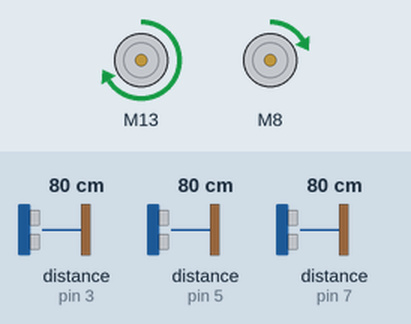
A sketch run on a simulated Arduino Uno, built with avr-gcc and run on an emulated ATmega328P. Parts: 2 × DC motor (green arrow = forward, orange = backward, longer = faster). The inputs (shaded band) are chosen by the test bench; at power-on: distance to the obstacle (sensors on pin 5, pin 7, pin 3) 80 cm. The echo pulse lasts 58.3 µs per cm; what the sketch prints to the serial monitor is not drawn.

Above: at 1.2 s.
1.3 s: distance to the obstacle (sensor on pin 5) set to 2 cm
At 2.5 s:
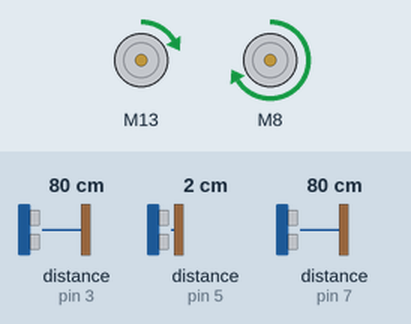
2.8 s: distance to the obstacle (sensor on pin 7) set to 18 cm
4.3 s: distance to the obstacle (sensor on pin 7) set to 14 cm
At 5.5 s:
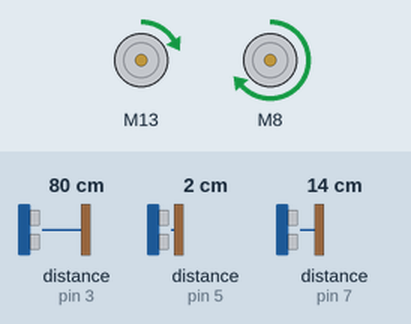
5.8 s: distance to the obstacle (sensor on pin 3) set to 18 cm
At 6.3 s:
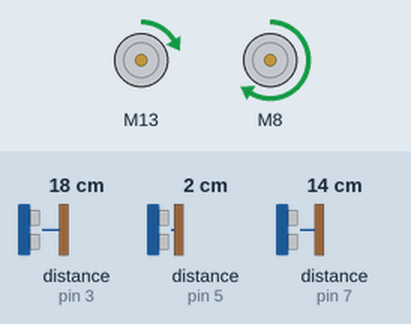
7.3 s: distance to the obstacle (sensor on pin 3) set to 16 cm
At 7.7 s:
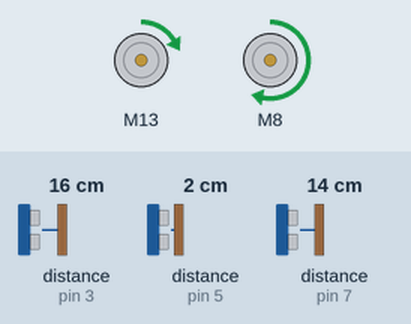
8.8 s: distance to the obstacle (sensor on pin 5) set to 18 cm
At 10.3 s:
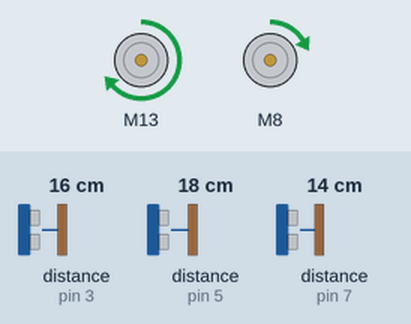
Timing chart, 0 to 11.3 s (numbered marks = the images above; inputs shaded):
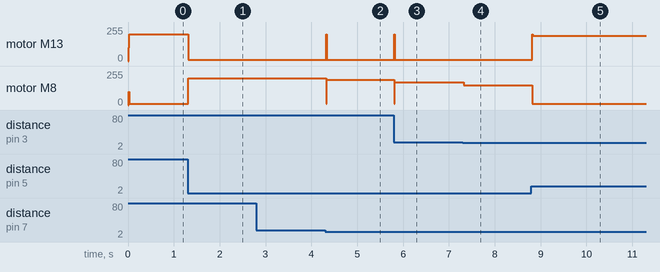

Measured:
- after the input at 1.3 s, motor M13: forward 200/255 → forward 10/255 at once; motor M8: forward 10/255 → forward 200/255 at once
- after the input at 4.3 s, motor M13: forward 10/255 → forward 200/255 at once, → forward 10/255 0.01 s later; motor M8: forward 200/255 → forward 190/255 at once
- after the input at 5.8 s, motor M13: forward 10/255 → forward 200/255 at once, → forward 10/255 0.01 s later; motor M8: forward 190/255 → forward 170/255 at once
- after the input at 7.3 s, motor M8: forward 170/255 → forward 150/255 at once
- after the input at 8.8 s, motor M13: forward 10/255 → forward 190/255 at once; motor M8: forward 150/255 → forward 10/255 at once

The sketch:

newMaze.ino
```cpp
#include "motorControl.h"
#include "ParaLineMode.h"
#include "FuncLineMode.h"
#include "ParaWallMode.h"
#include "FuncWallMode.h"

void setup()
{
  Serial.begin(9600);
}

void loop()
{
  // readSensors_Wall();

  // Serial.println(sensor_Wall[right]); Serial.print(" ");
  Serial.println(sensor_Wall[front]); Serial.println(" ");
	  readSensors_Wall();
// Serial.println(sensor_Wall[left]); Serial.print(" ");
	motorControl_Wall(right);

}
```

FuncLineMode.h
```cpp
#include <Arduino.h>
#define left 0
#define right 1

float error_Line = 0, P_Line = 0, I_Line = 0, D_Line = 0, PID_Line = 0, previousError_Line = 0;
int sensor_Line[5] =
{
  0, 0, 0, 0, 0
};

void readSensors_Line()
{
  sensor_Line[0] = digitalRead(LEFT_FAR);
  sensor_Line[1] = digitalRead(LEFT_NEAR);
  sensor_Line[2] = digitalRead(CENTER);
  sensor_Line[3] = digitalRead(RIGHT_NEAR);
  sensor_Line[4] = digitalRead(RIGHT_FAR);
  if ((sensor_Line[0] == 0) && (sensor_Line[1] == 0) && (sensor_Line[2] == 0) && (sensor_Line[3] == 0) && (sensor_Line[4] == 1))
    error_Line = 4;
  else
    if ((sensor_Line[0] == 0) && (sensor_Line[1] == 0) && (sensor_Line[2] == 0) && (sensor_Line[3] == 1) && (sensor_Line[4] == 1))
      error_Line = 3;
  else
    if ((sensor_Line[0] == 0) && (sensor_Line[1] == 0) && (sensor_Line[2] == 0) && (sensor_Line[3] == 1) && (sensor_Line[4] == 0))
      error_Line = 2;
  else
    if ((sensor_Line[0] == 0) && (sensor_Line[1] == 0) && (sensor_Line[2] == 1) && (sensor_Line[3] == 1) && (sensor_Line[4] == 0))
      error_Line = 1;
  else
    if ((sensor_Line[0] == 0) && (sensor_Line[1] == 0) && (sensor_Line[2] == 1) && (sensor_Line[3] == 0) && (sensor_Line[4] == 0))
      error_Line = 0;
  else
    if ((sensor_Line[0] == 0) && (sensor_Line[1] == 1) && (sensor_Line[2] == 1) && (sensor_Line[3] == 0) && (sensor_Line[4] == 0))
      error_Line = -1;
  else
    if ((sensor_Line[0] == 0) && (sensor_Line[1] == 1) && (sensor_Line[2] == 0) && (sensor_Line[3] == 0) && (sensor_Line[4] == 0))
      error_Line = -2;
  else
    if ((sensor_Line[0] == 1) && (sensor_Line[1] == 1) && (sensor_Line[2] == 0) && (sensor_Line[3] == 0) && (sensor_Line[4] == 0))
      error_Line = -3;
  else
    if ((sensor_Line[0] == 1) && (sensor_Line[1] == 0) && (sensor_Line[2] == 0) && (sensor_Line[3] == 0) && (sensor_Line[4] == 0))
      error_Line = -4;
  else
    if ((sensor_Line[0] == 0) && (sensor_Line[1] == 0) && (sensor_Line[2] == 0) && (sensor_Line[3] == 0) && (sensor_Line[4] == 0))
    {
      if (error_Line == -4)
        error_Line = -5;
      else
        if (error_Line == 4)
          error_Line = 5;
        else
          if(error_Line == 0)
            error_Line = 0;
    }
}

void calculatePID_Line()
{
  P_Line = error_Line;
  I_Line = I_Line + error_Line;
  D_Line = error_Line - previousError_Line;
  PID_Line = (Kp_Line * P_Line) + (Ki_Line * I_Line) + (Kd_Line * D_Line);
  previousError_Line = error_Line;
}

void motorControl_Line()
{
  // Calculating the effective motor speed:
  calculatePID_Line();
  int leftSpeed = initSpeed_Line[left] - PID_Line;
  int rightSpeed = initSpeed_Line[right] + PID_Line;
  // The motor speed should not exceed the max PWM value
  constrain(leftSpeed, minSpeed_Line, maxSpeed_Line);
  constrain(rightSpeed, minSpeed_Line, maxSpeed_Line);

  controlled(leftSpeed, rightSpeed);

}
  
```

FuncWallMode.h
```cpp
#define left 0
#define right 1
#define front 2
// /////////////////////////////////////////////////////////
#include <SimpleKalmanFilter.h>
SimpleKalmanFilter filter(2, 2, 0.99);
// /////////////////////////////////////////////////////////
#include <NewPing.h>
NewPing sonarLeft(TRIG_PINL, ECHO_PINL, MAX_DISTANCE); // NewPing setup of pins and maximum distance.
NewPing sonarRight(TRIG_PINR, ECHO_PINR, MAX_DISTANCE);
NewPing sonarFront(TRIG_PINF, ECHO_PINF, 15);
int rawSensor[3];
int oldSensor[3];
int sensor_Wall[3];
int error_Wall[2], P_Wall[2], I_Wall[2], D_Wall[2], PID_Wall[2], previousError_Wall[2];

int readSensors_Wall()
{
  // rawSensor[left]  = sonarLeft.ping_cm(); //ping in cm
  // rawSensor[right] = sonarRight.ping_cm();
  // rawSensor[front] = sonarFront.ping_cm();
  // sensor_Wall[left]  = (rawSensor[left]  + oldSensor[left])  / 2; //average distance between old & new readings to make the change smoother
  // sensor_Wall[right] = (rawSensor[right] + oldSensor[right]) / 2;
  // sensor_Wall[front] = (rawSensor[front] + oldSensor[front]) / 2;
  // oldSensor[left]  = sensor_Wall[left]; // save old readings for movment
  // oldSensor[right] = sensor_Wall[right];
  // oldSensor[front] = sensor_Wall[front];
  // /////////////////////////////////////////////////////////////
  sensor_Wall[left] = sonarLeft.ping_cm();
  sensor_Wall[right] = sonarRight.ping_cm();
  sensor_Wall[front] = sonarFront.ping_cm();
  sensor_Wall[left] = filter.updateEstimate(sensor_Wall[left]);
  sensor_Wall[right] = filter.updateEstimate(sensor_Wall[right]);
  sensor_Wall[front] = filter.updateEstimate(sensor_Wall[front]);
}

void calculatePID_Wall(short _mode) // _mode == leftHand, rightHand
{
  error_Wall[_mode] = sensor_Wall[_mode] - setpoint_Wall[_mode];
  error_Wall[_mode] = constrain(error_Wall[_mode], minError_Wall, maxError_Wall);
  P_Wall[_mode] = error_Wall[_mode];
  I_Wall[_mode] = I_Wall[_mode] + error_Wall[_mode];
  D_Wall[_mode] = error_Wall[_mode] - previousError_Wall[_mode];
  PID_Wall[_mode] = (Kp_Wall[_mode] * P_Wall[_mode]) + (Ki_Wall[_mode] * I_Wall[_mode]) + (Kd_Wall[_mode] * D_Wall[_mode]);
  previousError_Wall[_mode] = error_Wall[_mode];
}

void motorControl_Wall(short _mode)
{
  calculatePID_Wall(_mode);
  int leftSpeed = initSpeed_Wall[left] - pow(-1, _mode) * PID_Wall[_mode];
  int rightSpeed = initSpeed_Wall[right] + pow(-1, _mode) * PID_Wall[_mode];
  leftSpeed = constrain(leftSpeed, minSpeed_Wall, maxSpeed_Wall);
  rightSpeed = constrain(rightSpeed, minSpeed_Wall, maxSpeed_Wall);

  controlled(leftSpeed, rightSpeed);
}

void leftFollow_Wall()
{
  readSensors_Wall();
  if (sensor_Wall[front] > frontThreshold_Wall)
  {
    motorControl_Wall(left);
  }
  else
  {
    rotaSpeed = defaultRotaSpeed;
    while (sensor_Wall[front] < frontThreshold_Wall)
    {
      readSensors_Wall();
      turnRight();
    }
    rotaSpeed = 0;
  }
}

// void rightFollow_Wall()
// {
//   readSensors_Wall();
//   if (sensor_Wall[front] > frontThreshold_Wall)
//   {
//     motorControl_Wall(right);
//   }
//   else
//   {
//     rotaSpeed = defaultRotaSpeed;
//     while (sensor_Wall[front] < frontThreshold_Wall)
//     {
//       readSensors_Wall();
//       turnLeft();
//     }
//     rotaSpeed = 0;
//   }
// }


void rightFollow_Wall()
{
  readSensors_Wall();
  if (sensor_Wall[front] == 0)
  {
    motorControl_Wall(right);
  }
  else
  {
    rotaSpeed = defaultRotaSpeed;
    while (sensor_Wall[front] != 0)
    {
      readSensors_Wall();
      turnLeft();
    }
    rotaSpeed = 0;
  }
}
```

ParaLineMode.h
```cpp
#define left 0
#define right 1
#define front 2
/////////////////////////////////////////////////////
#define LEFT_FAR A0
#define LEFT_NEAR A0
#define CENTER A0
#define RIGHT_NEAR A0
#define RIGHT_FAR A0
/////////////////////////////////////////////////////
const float Kp_Line = 0;
const float Ki_Line = 0;
const float Kd_Line = 0;
int initSpeed_Line[2] =
{
  140, 140
};
/////////////////////////////////////////////////////
int minSpeed_Line = 0;
int maxSpeed_Line = 255;
```

ParaWallMode.h
```cpp
#define left 0
#define right 1
#define front 2
#define MAX_DISTANCE 100 // Maximum distance we want to ping for (in centimeters). Maximum sensor distance is rated at 400-500cm.
#define TRIG_PINL 2
#define ECHO_PINL 3
#define TRIG_PINR 4
#define ECHO_PINR 5
#define TRIG_PINF 6
#define ECHO_PINF 7
// /////////////System Variable////////////////////////
const int setpoint_Wall[2] =
{
  10, 10
}; // 7//9

const float Kp_Wall[2] =
{
  20, 20
}; // 30//20,20

const float Ki_Wall[2] =
{
  0, 0
};

const float Kd_Wall[2] =
{
  800, 800
}; // bám trái ->>>>>800 ok  //runskip scanning

// const float KiTurn = 0.2;
const int initSpeed_Wall[2] =
{
  70, 70
}; // 230//180//210

// ////////////////////////////////////////////////
int PIDTurn;
int minSpeed_Wall = 10; // 50 ok//40//20//20
int maxSpeed_Wall = 200; // 90 ok//80 ok//180//230
// ////////////////////////////////////////////////////
// ///////////////Environment Variables///////////////
const int maxError_Wall = 15;
const int minError_Wall = -15; // 5
const int frontThreshold_Wall = 7; // 10
const int leftThreshold_Wall = 40;
const int rightThreshold_Wall = 40;


// int brakeTime = 40;
// int _speedSkip1 = 200;
// int _speedSkip2 = 200;
// int _timeSkip1 = 1000;
// int _timeSkip2 = 200;
// int _left90 = 600;
// int _right90 = 600;
// ///////////////////////////////////////////////////
```

motorControl.h
```cpp
#include <L298N.h>

const int defaultRotaSpeed = 80;
float rotaSpeed;

#define EN_LEFT 10
#define IN1_LEFT 13
#define IN2_LEFT 12
#define EN_RIGHT 11
#define IN1_RIGHT 8
#define IN2_RIGHT 9

L298N motorLeft(EN_LEFT, IN1_LEFT, IN2_LEFT);
L298N motorRight(EN_RIGHT, IN1_RIGHT, IN2_RIGHT);

void controlled(int _leftSpeed, int _rightSpeed)
{
	motorLeft.forward();
	motorRight.forward();
	motorLeft.setSpeed(_leftSpeed);
	motorRight.setSpeed(_rightSpeed);
}

void stop()
{
	motorLeft.stop();
	motorRight.stop();
}

void runSkip(int _speed, int _time)
{
  motorLeft.forward();
  motorRight.forward();
  motorLeft.setSpeed(_speed);
  motorRight.setSpeed(_speed);
  delay(_time);
}

void turnRight()
{ //for left hand following
  motorLeft.forward();
  motorRight.backward();
  rotaSpeed += 1.5;
  motorLeft.setSpeed(rotaSpeed);
  motorRight.setSpeed(rotaSpeed);
}

void turnLeft()
{ //for right hand following
  motorLeft.backward();
  motorRight.forward();
  rotaSpeed += 1.5;
  motorLeft.setSpeed(rotaSpeed);
  motorRight.setSpeed(rotaSpeed);
}
```
